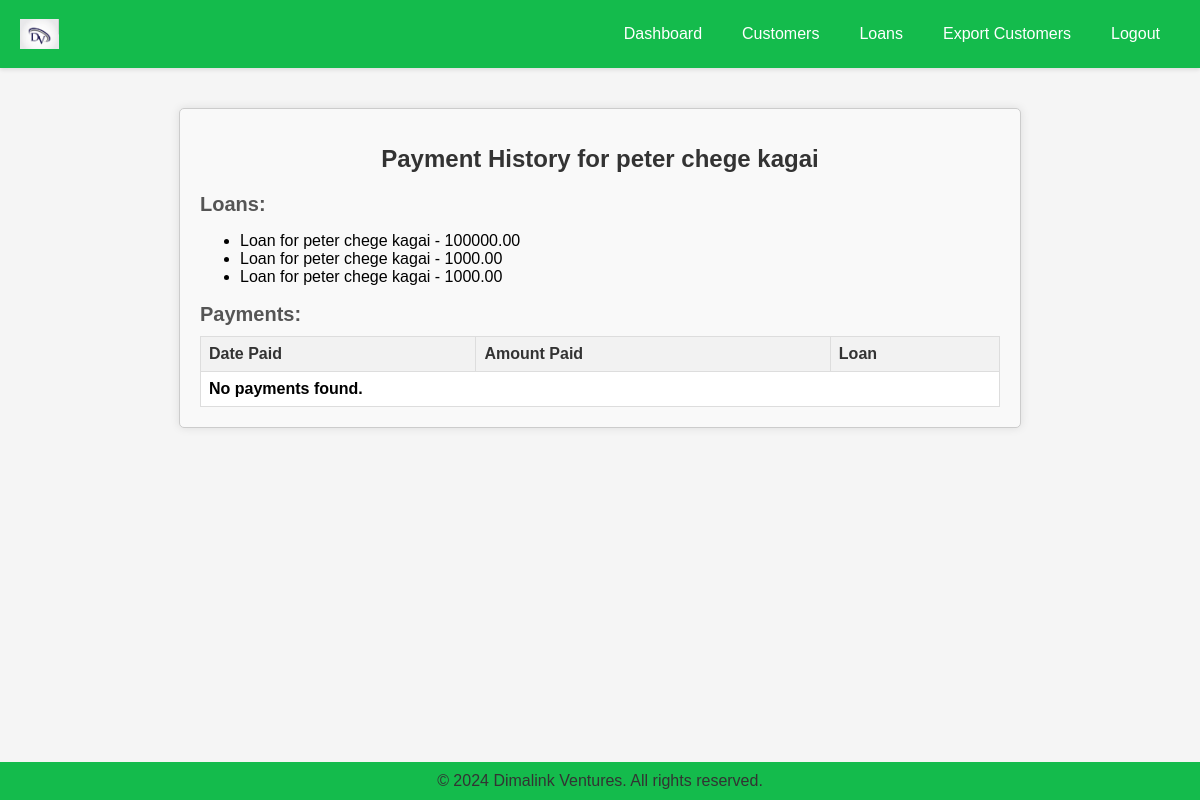
Screenshot of /customer_payment_history/2/ (signed in) with the database file from the repository.
### customer_management_app/models.py (models this page shows, shortened)
class Customer(models.Model):
    name = models.CharField(max_length=255)
    id_number = models.CharField(max_length=8, unique=True)
    phone = models.CharField(max_length=10)
    email = models.EmailField()
    agent = models.ForeignKey(Agent, on_delete=models.CASCADE)
    active = models.BooleanField(default=True)
    location = models.CharField(max_length=100)

class Loan(models.Model):
    STATUS_CHOICES = [
        ('pending', 'Pending'),
        ('approved', 'Approved'),
        ('disbursed', 'Disbursed'),
        ('repaid', 'Repaid'),
        ('defaulted', 'Defaulted'),
    ]
    customer = models.ForeignKey(Customer, on_delete=models.CASCADE)
    amount = models.DecimalField(max_digits=10, decimal_places=2)
    date_borrowed = models.DateField()
    due_date = models.DateField()
    status = models.CharField(max_length=50, choices=STATUS_CHOICES, default='pending')
    interest_rate = models.DecimalField(max_digits=5, decimal_places=2, default=22.5)
    def __str__(self):
        return f"Loan for {self.customer.name} - {self.amount}"

### customer_management_app/views.py (the view)
# urls.py: path('customer_payment_history/<int:customer_id>/', views.customer_payment_history, name='customer_payment_history'),
@login_required
def customer_payment_history(request, customer_id):
    customer = get_object_or_404(Customer, pk=customer_id)
    loans = customer.loan_set.all()
    payments = Payment.objects.filter(loan__customer=customer)
    return render(request, 'customer_payment_history.html', {
        'customer': customer,
        'loans': loans,
        'payments': payments
    })

### customer_management_app/templates/customer_payment_history.html (shortened to what this page needs)
{% extends "base_generic.html" %}
{% load static %}
{% block content %}
<div class="payment-history">
    <h1>Payment History for {{ customer.name }}</h1>
    <h2>Loans:</h2>
    <ul>
        {% for loan in loans %}
        <li>{{ loan }}</li>
        {% endfor %}
    </ul>
    <h2>Payments:</h2>
    <table class="payment-table">
        <thead>
            <tr>
                <th>Date Paid</th>
                <th>Amount Paid</th>
                <th>Loan</th>
            </tr>
        </thead>
        <tbody>
            {% for payment in payments %}
            <tr>
                <td>{{ payment.date_paid }}</td>
                <td>{{ payment.amount_paid }}</td>
                <td>{{ payment.loan }}</td>
            </tr>
            {% empty %}
            <tr>
                <td colspan="3">No payments found.</td>
            </tr>
            {% endfor %}
        </tbody>
    </table>
</div>
{% endblock %}

### customer_management_app/static/css/style.css (style rules this page uses)
body { font-family: Arial, sans-serif; margin: 0; padding: 0; display: flex; flex-direction: column; min-height: 100vh; }

### customer_management_app/static/css/payment.css (style rules this page uses)
.payment-history { margin: 20px auto; max-width: 800px; padding: 20px; background-color: #f9f9f9; border: 1px solid #ccc; border-radius: 5px; box-shadow: 0 0 10px rgba(0, 0, 0, 0.1); }
.payment-history h1 { font-size: 24px; margin-bottom: 20px; color: #333; }
.payment-history h2 { font-size: 20px; margin-bottom: 10px; color: #555; }
.payment-table { width: 100%; border-collapse: collapse; margin-top: 10px; }
.payment-table th, .payment-table td { padding: 8px; text-align: left; border: 1px solid #ddd; }
.payment-table th { background-color: #f2f2f2; color: #333; }
.payment-table td { background-color: #fff; }
.payment-table td:first-child { font-weight: bold; }

### customer_management_app/static/css/dashboard.css (style rules this page uses)
body { font-family: Arial, sans-serif; background-color: #f5f5f5; margin: 0; padding: 0; }
h1 { text-align: center; color: #4CAF50; }
h2 { color: #4CAF50; }
table { width: 100%; border-collapse: collapse; }
th, td { border: 1px solid #ddd; padding: 8px; text-align: left; }
th { background-color: #4CAF50; color: white; }

### rows the page displays
Customer: name "peter chege kagai"
Loan: customer+amount "Loan for peter chege kagai - 100000.00"
Loan: customer+amount "Loan for peter chege kagai - 1000.00"
Loan: customer+amount "Loan for peter chege kagai - 1000.00"
